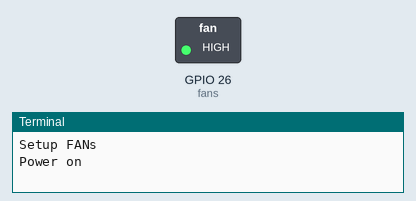
The program below on a simulated Raspberry Pi (BCM pin numbers), started with the argument 3. Shown: switched loads named in the program (green lamp = pin HIGH), the last lines printed to the terminal. At 3.0 s the program stops and its outputs stay as they are.

Above: at 0.1 s.
At 3.1 s:
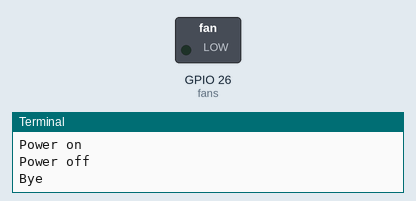
Timing chart, 0 to 4.5 s (numbered marks = the images above):
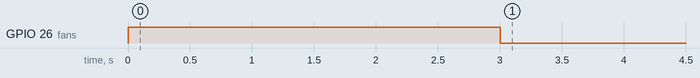

Measured:
- by itself, GPIO 26 (fans): LOW → HIGH at 0.00 s, → LOW 3.0 s later

The program:

fans.py
```python
#!/usr/bin/python3

from gpiozero import DigitalOutputDevice
from time import sleep
import sys

onTime = 10
if (len(sys.argv) > 1):
    onTime = int(sys.argv[1])

print('Setup FANs')
fans = DigitalOutputDevice(26)

print('Power on')
fans.on()

sleep(onTime)

print('Power off')
fans.off()

print('Bye')
fans.close()
```
